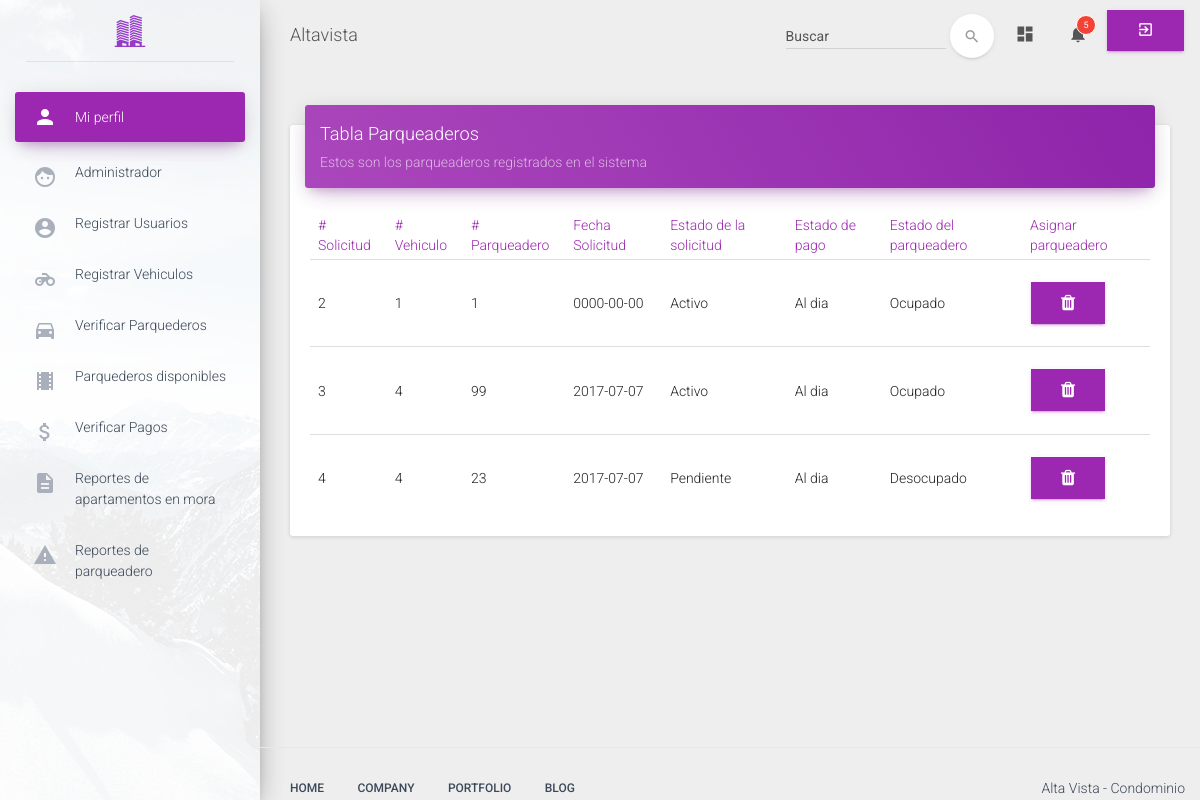
The page /view/app/solicitudes/listarSolicitudA.php on the database its author committed.
### tables this page shows
CREATE TABLE `solicitudes` (
  `id_solicitude` int(11) NOT NULL AUTO_INCREMENT,
  `id_vehiculo` int(11) NOT NULL,
  `id_parqueadero` int(11) NOT NULL,
  `fecha_solicitud` date NOT NULL,
  `estado` varchar(20) DEFAULT NULL,
  PRIMARY KEY (`id_solicitude`),
  KEY `fk_parqueaderos_solicitudes_idx` (`id_parqueadero`),
  KEY `fk_vehiculos_solicitudes_idx` (`id_vehiculo`),
  CONSTRAINT `fk_parqueaderos_solicitudes` FOREIGN KEY (`id_parqueadero`) REFERENCES `parqueaderos` (`id_parqueadero`) ON DELETE NO ACTION ON UPDATE NO ACTION,
  CONSTRAINT `fk_vehiculos_solicitudes` FOREIGN KEY (`id_vehiculo`) REFERENCES `vehiculos` (`id_vehiculo`) ON DELETE NO ACTION ON UPDATE NO ACTION
);

CREATE TABLE `pagos` (
  `id_pagos` int(11) NOT NULL AUTO_INCREMENT,
  `id_apartamento` int(11) NOT NULL,
  `tipo_pago` varchar(25) NOT NULL,
  `referencia` varchar(45) NOT NULL,
  `valor` int(11) NOT NULL,
  `fecha` varchar(25) NOT NULL,
  `estado` varchar(10) NOT NULL,
  `url_documento` varchar(45) NOT NULL,
  PRIMARY KEY (`id_pagos`),
  KEY `fk_apartamento_pagos_idx` (`id_apartamento`),
  CONSTRAINT `fk_apartamento_pagos` FOREIGN KEY (`id_apartamento`) REFERENCES `apartamentos` (`id_apartamentos`) ON DELETE NO ACTION ON UPDATE NO ACTION
);

CREATE TABLE `parqueaderos` (
  `id_parqueadero` int(11) NOT NULL AUTO_INCREMENT,
  `estado` varchar(10) NOT NULL,
  PRIMARY KEY (`id_parqueadero`)
);

### config/Conexion.php (called while the page is built)
<?php
class Conexion {
    public static function conectar() {
        try {
            $conexion = new PDO('mysql:host=localhost;dbname=altavista', 'root', '');
            $conexion->setAttribute(PDO::ATTR_ERRMODE, PDO::ERRMODE_EXCEPTION);
            $conexion->exec("SET CHARACTER SET UTF8");
        } catch (Exception $e) {
            die('Error no se pudo establecer la conexión') . $e->getMessage();
            echo "Linea" . $e->getLine();
        }
        return $conexion;
    }
}
?>

### controller/SolicitudController.php (called while the page is built, shortened)
<?php
require_once(FOLDER_PROJECT . "/model/Solicitud.php");
$solicitud = new Solicitud();

### model/Solicitud.php (called while the page is built, shortened)
<?php
class Solicitud {
   public function __CONSTRUCT() {
        require_once(FOLDER_PROJECT . '/config/Conexion.php');
        try {
            $this->conexion = Conexion::conectar();
        } catch (Exception $exc) {
            die($exc->getMessage());
        }
    }
    public function consultar() {
        try {
            $consula = $this->conexion->query("SELECT * FROM solicitudes");
            while ($filas = $consula->fetch(PDO::FETCH_ASSOC)) {
                $this->result[] = $filas;
            }
            return $this->result;
        } catch (Exception $e) {
            echo $e->getTraceAsString();
            echo $e->getMessage();
        }
    }
}

### controller/PagoAdminController.php (called while the page is built, shortened)
<?php
require_once(FOLDER_PROJECT . "/model/Pago.php");
require_once(FOLDER_PROJECT . "/model/UsuarioHasApartamento.php");
$pago= new Pago();
$usuariohas= new UsuarioHasApartamento();

### model/Vehiculo.php (called while the page is built, shortened)
<?php
class Vehiculo {
    public function __CONSTRUCT() {
        require_once(FOLDER_PROJECT . '/config/Conexion.php');
        try {
            $this->conexion = Conexion::conectar();
        } catch (Exception $exc) {
            die($exc->getMessage());
        }
    }
    public function consultarUsuarioVehiculo($id) {
        try {
            $delete = 'SELECT * FROM vehiculos WHERE id_vehiculo = :v';
            $result = $this->conexion->prepare($delete);
            $result->bindParam(':v', $id);
            $result->execute();
            $resul= $result->fetchAll();
            return $resul;
        } catch (Exception $exc) {
            echo "No se pudo eliminar el usuario". $exc->getTraceAsString();
        }
    }
}

### model/UsuarioHasApartamento.php (called while the page is built, shortened)
<?php
class UsuarioHasApartamento {
    private $conexion;
    public function __CONSTRUCT() {
        require_once(FOLDER_PROJECT . '/config/Conexion.php');
        try {
            $this->conexion = Conexion::conectar();
        } catch (Exception $exc) {
            die($exc->getMessage());
        }
    }
    public function consultarId($id) {
        try {
            $sql="SELECT u.residente, u.propietario, u.apartamentos_id_apartamentos FROM usuarios_has_apartamentos as u WHERE usuarios_cedula = :ced";
            $consula = $this->conexion->prepare($sql);
            $consula->bindParam(':ced', $id);
            $consula->execute();
            $resul= $consula->fetchAll();
            return $resul;
        } catch (Exception $e) {
            echo $e->getTraceAsString();
            echo $e->getMessage();
        }
    }
}

### model/Pago.php (called while the page is built, shortened)
<?php
class Pago {
    private $conexion;
   public function __CONSTRUCT() {
        require_once(FOLDER_PROJECT . '/config/Conexion.php');
        try {
            $this->conexion = Conexion::conectar();
        } catch (Exception $exc) {
            die($exc->getMessage());
        }
    }
    public function consultarId($id) {
        try {
            $sql='SELECT * FROM pagos  WHERE id_apartamento = :ids';
            $consula = $this->conexion->prepare($sql);
            $consula->bindParam(':ids', $id);
            $consula->execute();
            $resul= $consula->fetchAll();
            return $resul;
        } catch (Exception $e) {
            echo $e->getTraceAsString();
            echo $e->getMessage();
        }
    }
}

### model/Parqueadero.php (called while the page is built, shortened)
<?php
class Parqueadero {
    private $conexion;
  public function __CONSTRUCT() {
        require_once(FOLDER_PROJECT . '/config/Conexion.php');
        try {
            $this->conexion = Conexion::conectar();
        } catch (Exception $exc) {
            die($exc->getMessage());
        }
    }
     public function consultarEstado($id) {
        try {
            $sql = 'SELECT * FROM parqueaderos WHERE id_parqueadero = :ced';
            $consula = $this->conexion->prepare($sql);
            $consula->bindParam(':ced', $id);
            $consula->execute();
            $resul = $consula->fetchAll();
            return $resul;
        } catch (Exception $e) {
            echo $e->getTraceAsString();
            echo $e->getMessage();
        }
    }
}

### view/app/solicitudes/listarSolicitudA.php (the view, shortened to what this page needs)
<!doctype html>
<html lang="en">
    <head>
        <?php
        include(FOLDER_VIEW . "/template/head.php");
        require_once(FOLDER_PROJECT . "/model/Vehiculo.php");
        require_once(FOLDER_PROJECT . "/controller/SolicitudController.php");
        require_once(FOLDER_PROJECT . "/controller/PagoAdminController.php");
        require_once(FOLDER_PROJECT . "/model/Vehiculo.php");
        require_once(FOLDER_PROJECT . "/model/Parqueadero.php");
        $veh = new Vehiculo();
        $par= new Parqueadero();
        ?>
    </head>
    <body>
        <div class="wrapper">
<?php include(FOLDER_VIEW . "/template/sidebar.php"); ?>
            <div class="main-panel">
<?php include(FOLDER_VIEW . "/template/navbar.php"); ?>
                <div class="content">
                    <div class="container-fluid">
                        <div class="row">
                            <div class="col-md-12">
                                <div class="card">
                                    <div class="card-header" data-background-color="purple">
                                        <h4 class="title">Tabla Parqueaderos</h4>
                                        <p class="category">Estos son los parqueaderos registrados en el sistema</p>
                                    </div>
                                    <div class="card-content table-responsive">
                                        <table class="table">
                                            <thead class="text-primary">
                                            <th># Solicitud</th>
                                            <th># Vehiculo</th>
                                            <th># Parqueadero</th>
                                            <th>Fecha Solicitud</th>
                                            <th>Estado de la solicitud</th>
                                            <th>Estado de pago</th>
                                            <th>Estado del parqueadero</th>
                                            <th>Asignar parqueadero</th>
                                            </thead>
                                            <tbody>
                                            <?php $solid = $solicitud->consultar();
                                            foreach ($solid as $r=>$a): ?>
                                                    <tr>
                                                        <td><?php echo $a['id_solicitude']; ?></td>
                                                        <td><?php echo $a['id_vehiculo']; ?></td>
                                                        <td><?php echo $a['id_parqueadero']; ?></td>
                                                        <td><?php echo $a['fecha_solicitud']; ?></td>
                                                        <td><?php echo $a['estado']; ?></td>
                                             <?php    $pok = $a['id_solicitude'];
                                             $plk=$a['id_parqueadero'];
                                                       $po=$a['estado'];
                                                $vh= $veh->consultarUsuarioVehiculo($a['id_vehiculo']);
                                                        foreach ($vh as $value => $a) {
                                                            $a['id_usuarios'];}
                                                            $apo=$a['id_usuarios'];
                                                            $resl= $usuariohas->consultarId($apo);
                                                        foreach ($resl as $valu => $l) {
                                                            $l['apartamentos_id_apartamentos'];
                                                        }$ap=$l['apartamentos_id_apartamentos'];
                                                        ?>
                                                        <?php $resultado = $pago->consultarId($ap);
                                                        foreach ($resultado as $val => $op ):?>
                                                        <td><?php echo $op['estado']; ?></td>
                                                        <?php
                                                        endforeach;  $id=$op['estado']; ?>
                                                        <?php $ep = $par->consultarEstado($plk);
                                                        foreach ($ep as $va => $o ):?>
                                                        <td><?php echo $o['estado']; ?></td>
                                                        <?php endforeach; ?>
                                                        <td>
                                            <a  class="btn btn-primary" href="asignarParqueadero.php?id=<?php echo $id ?>&po=<?php echo $po ?>&par=<?php echo $plk ?>&pla=<?php echo $pok ?>">
                                                                <i class="fa fa-trash"></i>
                                                            </a>
                                                        </td>
                                                    </tr>
                                            <?php endforeach; ?>
                                            </tbody>
                                        </table>
                                    </div>
                                </div>
                            </div>
                        </div>
                    </div>
                </div>
<?php include(FOLDER_VIEW . "/template/footer.php"); ?>
            </div>
        </div>
    </body>
</html>

### view/resources/css/loginmodal.css (style rules this page uses)
* { font-family: 'Roboto', sans-serif; }
.btn { border-radius: 0px; }

### rows shown on the page
solicitudes: id_solicitude "2", id_vehiculo "1", id_parqueadero "1", fecha_solicitud "0000-00-00", estado "Activo"
pagos: estado "Al dia"
parqueaderos: estado "Ocupado"
solicitudes: id_solicitude "3", id_vehiculo "4", id_parqueadero "99", fecha_solicitud "2017-07-07", estado "Activo"
pagos: estado "Al dia"
parqueaderos: estado "Ocupado"
solicitudes: id_solicitude "4", id_vehiculo "4", id_parqueadero "23", fecha_solicitud "2017-07-07", estado "Pendiente"
parqueaderos: estado "Desocupado"
